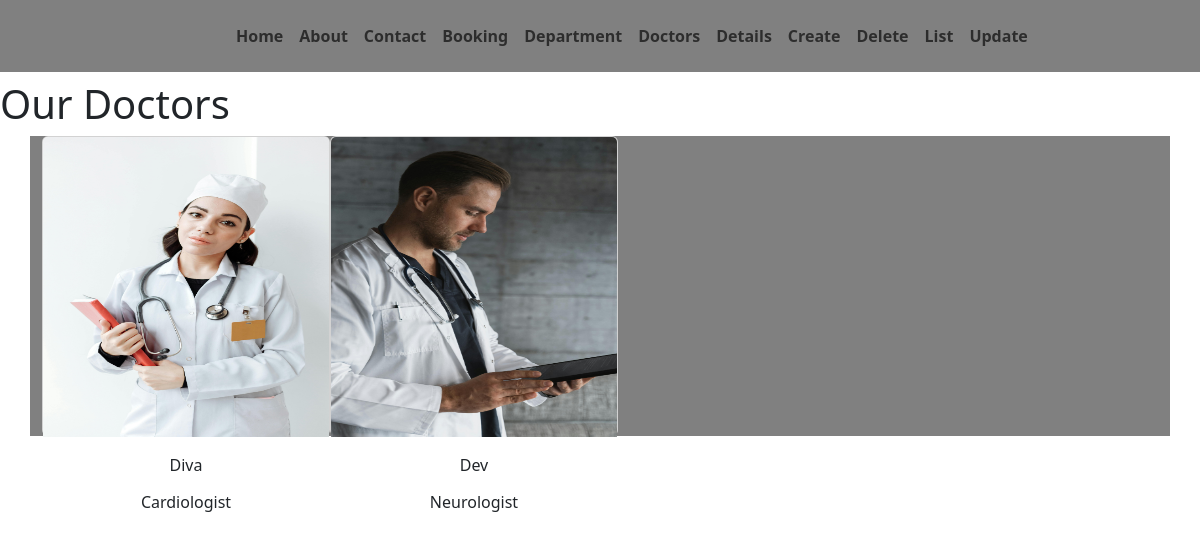
The app's page /doctors/ with its own data.
### store/models.py (models this page shows, shortened)
class Doctors(models.Model):
    doc_name = models.CharField(max_length=200)
    doc_spec = models.TextField()
    dep_name = models.ForeignKey(department, on_delete= models.CASCADE)
    doc_image = models.ImageField(upload_to='doctors', default='default_image.jpg')

### store/views.py (the view)
# urls.py: path('doctors/', doctors, name='doctors'),
def doctors(request):
    dict_docs = {
        'doctors': Doctors.objects.all()
    }
    return render(request, 'doctors.html',dict_docs)

### Templates/doctors.html
{% extends 'base.html' %}
{% block content %}
<h1 class="title">Our Doctors</h1>
<div class="container text-center" style="background-color: gray; display:flex; flex-direction:row; height:300px">
    {% for i in doctors %}
<div class="card" style="width: 18rem; text-align: center">
    <img src="{{ i.doc_image.url }}" class="card-img-top" alt="..." height="300px">
    <div class="card-body">
        <p class="card-text">{{ i.doc_name }}</p>
        <h6>{{ i.doc_spec }}</h6>
    </div>
</div>
{% endfor %}
</div>
{% endblock %}

### Templates/base.html (shortened to what this page needs)
<!doctype html>
<html lang="en">
  <head>
    <link href="https://cdn.jsdelivr.net/npm/bootstrap@5.3.3/dist/css/bootstrap.min.css" rel="stylesheet">
    <link rel="stylesheet" href="../static/css/style.css">
  </head>
  <body>
    <nav class="navbar navbar-expand-lg p-3 mb-2 text-white" style="background-color:gray;">
        <div class="container-fluid">
          <div class="collapse navbar-collapse" id="navbarSupportedContent" style="padding-left: 200px;">
            <ul class="navbar-nav me-auto mb-2 mb-lg-0">
              <li class="nav-item" style="position: relative;">
                <a class="nav-link " aria-current="page" href="#"><b>Home</b></a>
              </li>
              <li class="nav-item" style="position: relative; ">
                <a class="nav-link" href="{% url 'about' %}"><b>About</b></a>
              </li>
              <li class="nav-item" style="position: relative; ">
                <a class="nav-link" href="{% url 'contact' %}"><b>Contact</b></a>
              </li>
              <li class="nav-item" style="position: relative; ">
                <a class="nav-link" href="{% url 'booking' %}"><b>Booking</b></a>
              </li>
              <li class="nav-item" style="position: relative; ">
                <a class="nav-link" href="{% url 'department' %}"><b>Department</b></a>
              </li>
              <li class="nav-item" style="position: relative; ">
                <a class="nav-link" href="{% url 'doctors' %}"><b>Doctors</b></a>
              </li>
              <li class="nav-item" style="position: relative;">
                <a class="nav-link" href="{% url 'dept' 1 %}"><b>Details</b></a>
              </li>
              <li class="nav-item" style="position: relative; ">
                <a class="nav-link" href="{% url 'create' %}"><b>Create</b></a>
              </li>
              <li class="nav-item" style="position: relative; ">
                <a class="nav-link" href="{% url 'delete' 1 %}"><b>Delete</b></a>
              </li>
              <li class="nav-item" style="position: relative; ">
                <a class="nav-link" href="{% url 'department' %}"><b>List</b></a>
              </li>
              <li class="nav-item" style="position: relative;">
                <a class="nav-link" href="{% url 'up' 1 %}"><b>Update</b></a>
              </li>
            </ul>
          </div>
        </div>
      </nav>
      {% block content %}
      {% endblock %}
  </body>
</html>

### records on screen
Doctors: doc_image (picture), doc_name "Diva", doc_spec "Cardiologist"
Doctors: doc_image (picture), doc_name "Dev", doc_spec "Neurologist"
